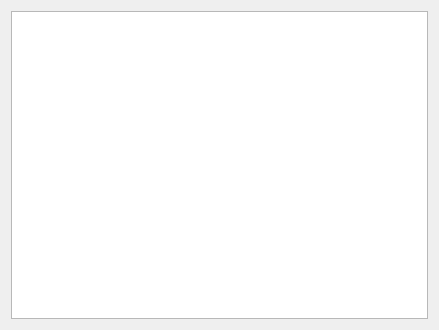
<?xml version="1.0" encoding="UTF-8"?>
<ui version="4.0">
 <class>ChildWidget</class>
 <widget class="QWidget" name="ChildWidget">
  <property name="geometry">
   <rect>
    <x>0</x>
    <y>0</y>
    <width>439</width>
    <height>330</height>
   </rect>
  </property>
  <property name="windowTitle">
   <string>ChildWidget</string>
  </property>
  <layout class="QHBoxLayout" name="horizontalLayout">
   <item>
    <widget class="QTextEdit" name="textEdit"/>
   </item>
  </layout>
 </widget>
 <layoutdefault spacing="6" margin="11"/>
 <resources/>
 <connections/>
</ui>
